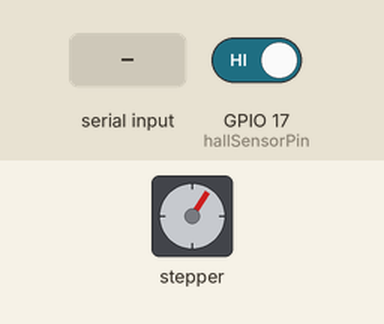
Recording of a sketch running on a simulated ESP32. On the bench: stepper motor. Inputs (shaded band) come from the test bench; at power-on: GPIO 17 (hallSensorPin) HIGH. WiFi joins after 1.5 s; servers stay silent unless stated; stepper angles assume 2038 steps per turn; what the sketch prints to the serial monitor is not drawn.

Above: at 2.9 s.
3.0 s: GPIO 17 (hallSensorPin) driven LOW
At 3.6 s:
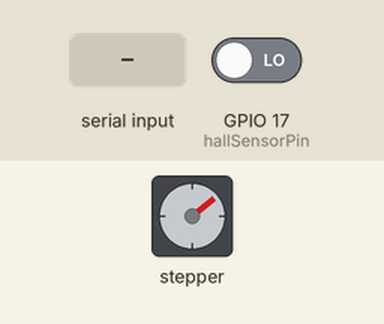
4.7 s: "8\n" received over Serial
At 4.95 s:
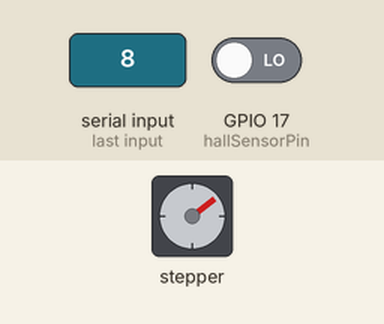
At 5.58 s:
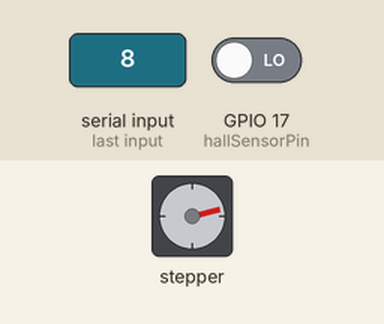
Timing chart, 0 to 20.0 s (numbered marks = the images above; inputs shaded):
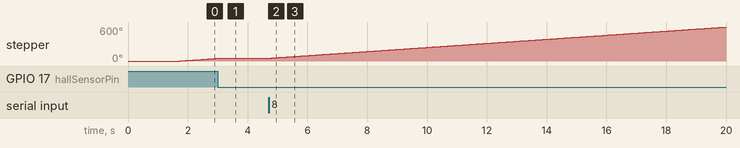

Measured:
- after the input at 3.0 s, stepper: goes on until 3.1 s, then stays 52°
- after the input at 4.7 s, stepper: keeps turning clockwise at about 36°/s, starting after 0.10 s

The sketch:

mood-barometer.ino
```cpp
/*
* Mood baramoter dial angles are {144, 72, 0, 216, 288}:
*
* 1 = Super Happy
* 2 = Happy
* 3 = OK
* 4 = Not Happy
* 5 = Angry
*
*/

#include <Stepper.h>        // by Arduino
#include <WiFi.h>           // by Arduino
#include <HTTPClient.h>

// WiFi
const char* ssid = "Moody";
const char* password =  "firstclass";

const char* serverNameMood = "http://192.168.4.1/mood";

const unsigned int ReconnectEveryMillis = 1000;
unsigned long timeLastMsg = 0;

// The fastest hand/arm movements are precalculated in the route vector {start pos, target pos, angle to move}
int route[20][3] {
    {1,2,-72},
    {1,3,-144},
    {1,4,144},
    {1,5,72},
    {2,1,72},
    {2,3,-72},
    {2,4,-144},
    {2,5,144},
    {3,1,144},
    {3,2,72},
    {3,4,-72},
    {3,5,-144},
    {4,1,-144},
    {4,2,144},
    {4,3,72},
    {4,5,-72},
    {5,1,-72},
    {5,2,-144},
    {5,3,144},
    {5,4,72}
  };

const unsigned int MOTOR_SPEED = 6;
const unsigned int MOTOR_STEPS = 2038;   // how many steps for one revolution 360°
const unsigned int RECALIB_EVERY = 10;   // deal with drift

const int hallSensorPin = 17;
int onHall = 0;

unsigned int currentPos = 0;
unsigned int moves = 0;                  // track how many times hand/arm moved for recalibration

// Power save position
unsigned char IN1 = 0;
unsigned char IN2 = 0;
unsigned char IN3 = 0;
unsigned char IN4 = 0;

const unsigned int motorPin1 = 12;
const unsigned int motorPin2 = 27;
const unsigned int motorPin3 = 14;
const unsigned int motorPin4 = 26;

Stepper stepper(MOTOR_STEPS, motorPin1, motorPin2, motorPin3, motorPin4);

void setup() {
  Serial.begin(115200);
  Serial.println("setup starting");

  pinMode(hallSensorPin, INPUT);

  Serial.println("Wifi");
  SetupWifi();

  Serial.println("Calibration");
  stepper.setSpeed(MOTOR_SPEED);
  Calibrate();

  Serial.println("setup complete");
}

void loop() {

  if (Serial.available() > 0) {
    SerialCommand();
  }

  unsigned long now = millis();
  if (now - timeLastMsg >= ReconnectEveryMillis) {
    timeLastMsg = now;

    Serial.println("Checking WiFi.status");
    if(WiFi.status()== WL_CONNECTED ){
      Serial.println("Checking webservice");
      String mood = httpGETRequest(serverNameMood);
      Serial.println("The mood is "+(String)mood);
      unsigned int m = strtoul(mood.c_str(), NULL, 10);
      SetPos(m);
    } else {
      Serial.println("NO WiFi :(");
    }
  }
}

void SerialCommand() {
  int command = Serial.parseInt();

  if (command == 8) {
    Calibrate();
  } else if (command > 0 && command < 6) {
    Serial.println("Serial command to set mood to "+(String)command);
    SetPos(command);
  }
}

boolean OnHallSensor() {
  onHall = digitalRead(hallSensorPin);
  return (onHall == LOW);
}

void Calibrate() {
  Serial.println("Calibrating");

  StepperOn();
  stepper.setSpeed(MOTOR_SPEED);

  if (OnHallSensor()) {
    Serial.println("On hall sensor, moving a bit off.");

    while (OnHallSensor()) {
      stepper.step(200);
    }
  }

  Serial.println("finding hall sensor.");
  while (OnHallSensor() == false) {
    stepper.step(100);
  }
  Serial.println("found");

  currentPos = 3;

  StepperOff();
}

void SetPos(const unsigned int target) {
  Serial.println("SetPos() Current position " + (String)currentPos + " New position " + (String)target);

  if (target < 1 || target > 5) {
    Serial.println("Invalid Mood");
    return;
  }

  if (currentPos != target) {
    if (moves > RECALIB_EVERY) {
      moves = 0;
      Calibrate();
    }
    moves++;

    StepperOn();
    stepper.setSpeed(MOTOR_SPEED);

    int i, endPos;
    for (i = 0; i < 20; i++) {
      if (route[i][0] == currentPos && route[i][1] == target) {
        Serial.println("currentPos " + (String)currentPos + " target " + (String)target + " and moving angle of " + (String)route[i][2] + "'");
        endPos = map(route[i][2], 0, 360, 0, MOTOR_STEPS);
        break;
      }
    }

    Serial.println("Moving " + (String)endPos + " steps.");

    stepper.step(endPos);

    currentPos = target;
    StepperOff();
  }
}

void StepperOff() {
  delay(100);     // wait incase motor is still moving
  StepperSave();

  digitalWrite(motorPin1, LOW);  // turning motor off saves power which also stops unnecessary heat
  digitalWrite(motorPin2, LOW);
  digitalWrite(motorPin3, LOW);
  digitalWrite(motorPin4, LOW);
}

void StepperOn() {
  digitalWrite(motorPin1, IN1);  // return positional settings
  digitalWrite(motorPin2, IN2);
  digitalWrite(motorPin3, IN3);
  digitalWrite(motorPin4, IN4);
  delay(100);
}

void StepperSave() {
  IN1 = digitalRead(motorPin1);
  IN2 = digitalRead(motorPin2);
  IN3 = digitalRead(motorPin3);
  IN4 = digitalRead(motorPin4);
}

void SetupWifi() {
  delay(100);

  Serial.println();
  Serial.print("Connecting to ");
  Serial.println(ssid);

  WiFi.begin(ssid, password);
  Serial.println("Connecting");
  while(WiFi.status() != WL_CONNECTED) {
    delay(500);
    Serial.print(".");
  }
  Serial.println("");
  Serial.print("Connected to WiFi network with IP Address: ");
  Serial.println(WiFi.localIP());
}


String httpGETRequest(const char* serverName) {
  WiFiClient client;
  HTTPClient http;

  // Your Domain name with URL path or IP address with path
  http.begin(client, serverName);

  // Send HTTP POST request
  int httpResponseCode = http.GET();

  String payload = "--";

  if (httpResponseCode>0) {
    Serial.print("HTTP Response code: ");
    Serial.println(httpResponseCode);
    payload = http.getString();
  }
  else {
    Serial.print("Error code: ");
    Serial.println(httpResponseCode);
  }
  // Free resources
  http.end();

  return payload;
}
```
